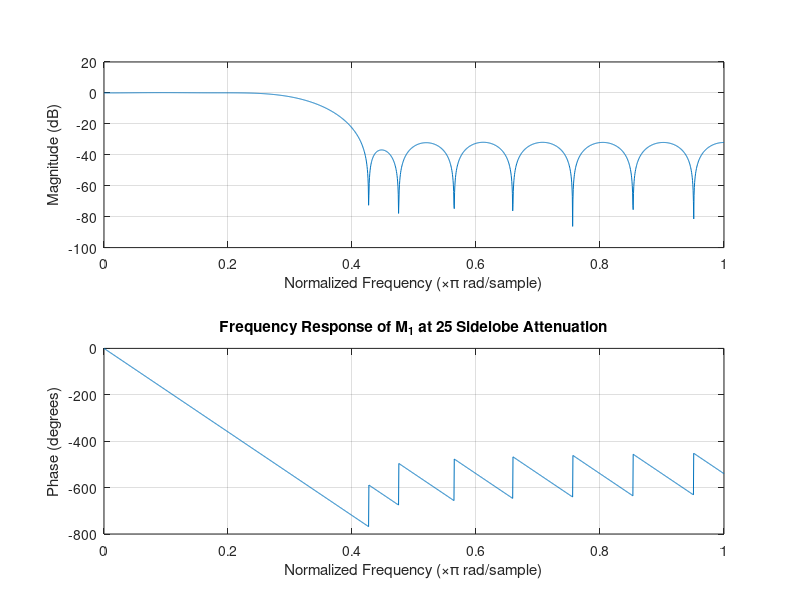
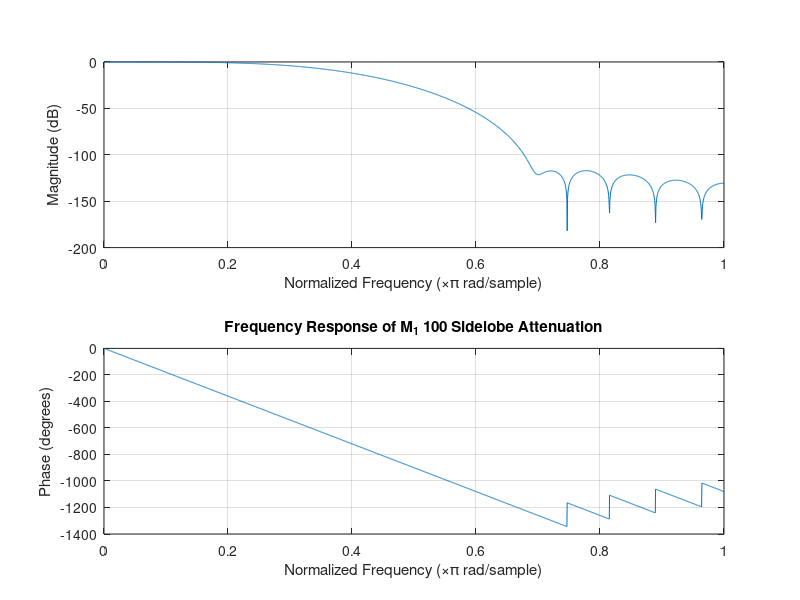
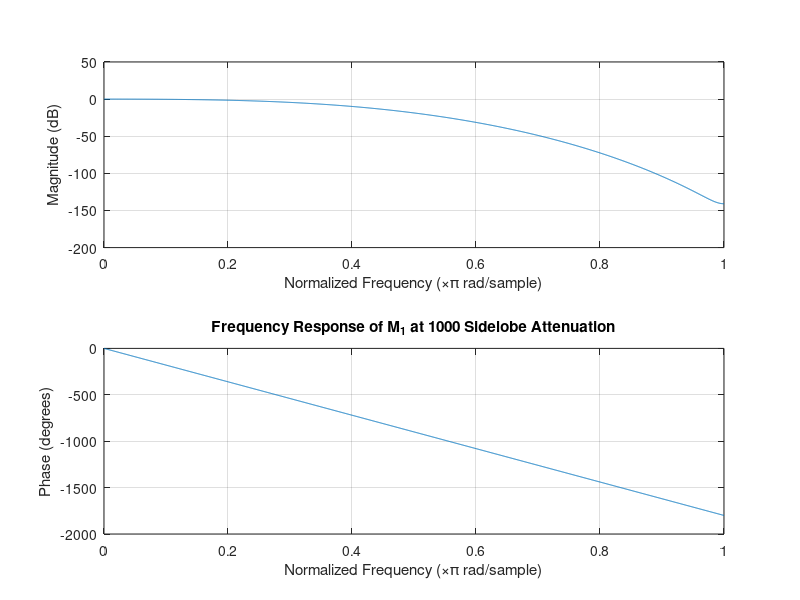
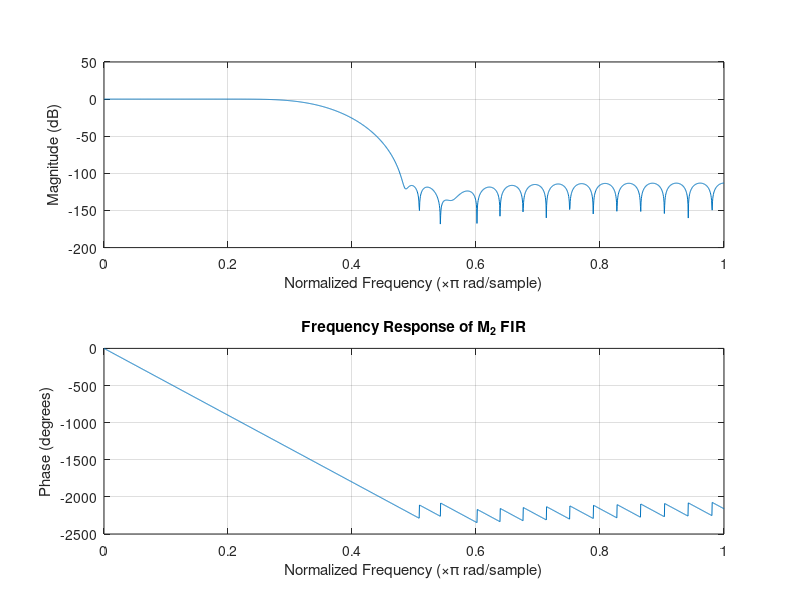

These charts were generated, in order, by the following MATLAB code:
clear;
%Problem 2A)

%cutoff frequency is the frequency at which the normalized gain of the filter is –6 dB
%Freq must be smaller than 1

w_c=pi/3;
w_n=w_c/pi;
num_samples= 10000;
M_1=20;
M_2=50;
M_3=150;

%sidelobe attenuation for Dolph-Chebyshev window FIR



che = chebwin(M_1+1,25);%needs to be 1 larger to have same length

h = fir1(M_1,w_n,"low",che);

hold on;
figure(1)
freqz(h, 1, 2048)%Matlab function to get frequency response
title("Frequency Response of M_1 at 25 Sidelobe Attenuation");
hold off;

che = chebwin(M_1+1,100);%needs to be 1 larger to have same length

h = fir1(M_1,w_n,"low",che);


hold on;
figure(2)
freqz(h, 1, 2048)
title("Frequency Response of M_1 100 Sidelobe Attenuation");
hold off;

che = chebwin(M_1+1,1000);%needs to be 1 larger to have same length

h = fir1(M_1,w_n,"low",che);

hold on;
figure(3)
freqz(h, 1, 2048);
title("Frequency Response of M_1 at 1000 Sidelobe Attenuation");
hold off;

che = chebwin(M_2+1,100);%needs to be 1 larger to have same length

h = fir1(M_2,w_n,"low",che);


hold on;
figure(4)
freqz(h, 1, 2048);
title("Frequency Response of M_2 FIR");
hold off;

che = chebwin(M_3+1,100);%needs to be 1 larger to have same length

h = fir1(M_3,w_n,"low",che);


hold on;
figure(5)
freqz(h, 1, 2048);
title("Frequency Response of M_3 FIR");
hold off;

[b,a] = cheby2(M_1,100,w_n,"low");%needs to be 1 larger to have same length



hold on;
figure(6)
freqz(b,a)
title("Frequency Response of M_1 IIR");
hold off;

[h,t] = impz(b,a);

hold on;
figure(7)
plot(t,h);
xlabel("Samples")
ylabel("Amplitude")
title("Impulse Response of M_1 IIR");
hold off;

noise = wgn(1000,1,1);
w = linspace(-pi,pi,num_samples);
noise_DFT = fft(noise, num_samples);
figure(8);
hold on;
plot(w,abs(noise_DFT));
xlabel('Frequency')
ylabel('Frequency Response')
title('Frequency Response of Noise')
hold off;

yz=conv(h,noise);
filter_noiseyz = fftshift(fft(yz, num_samples));
figure(9);
hold on;
plot(w,abs(filter_noiseyz));
xlabel('Frequency')
ylabel('Frequency Response')
title('Frequency Response of Convolved Noise')
hold off;

y=filter(b,a,noise);
filter_noise = fftshift(fft(y, num_samples));
figure(10);
hold on;
plot(w,abs(filter_noise));
xlabel('Frequency')
ylabel('Frequency Response')
title('Frequency Response of Filtered Noise')
hold off;


[b,a] = cheby2(M_2,100,w_n,"low");%needs to be 1 larger to have same length

hold on;
figure(11)
freqz(b,a)
title("Frequency Response of M_2 IIR");
hold off;

[h,t] = impz(b,a);

yz=conv(h,noise);
filter_noiseyz = fftshift(fft(yz, num_samples));
figure(12);
hold on;
plot(w,abs(filter_noiseyz));
xlabel('Frequency')
ylabel('Frequency Response')
title('Frequency Response of Convolved Noise')
hold off;

hold on;
figure(13)
plot(t,h);
xlabel("Samples")
ylabel("Amplitude")
title("Impulse Response of M_2 IIR");
hold off;

y=filter(b,a,noise);
filter_noise = fftshift(fft(y, num_samples));
figure(14);
hold on;
plot(w,abs(filter_noise));
xlabel('Frequency')
ylabel('Frequency Response')
title('Frequency Response of Filtered Noise')
hold off;


[b,a] = cheby2(M_3,100,w_n,"low");%needs to be 1 larger to have same length




hold on;
figure(15)
freqz(b,a)
title("Frequency Response of M_3 IIR");
hold off;

[h,t] = impz(b,a);

yz=conv(h,noise);
filter_noiseyz = fftshift(fft(yz, num_samples));
figure(16);
hold on;
plot(w,abs(filter_noiseyz));
xlabel('Frequency')
ylabel('Frequency Response')
title('Frequency Response of Convolved Noise')
hold off;

hold on;
figure(17)
plot(t,h);
xlabel("Samples")
ylabel("Amplitude ")
title("Impulse Response of M_3 IIR");
hold off;

y=filter(b,a,noise);
filter_noise = fftshift(fft(y, num_samples));
figure(18);
hold on;
plot(w,abs(filter_noise));
xlabel('Frequency')
ylabel('Frequency Response')
title('Frequency Response of Filtered Noise')
hold off;
